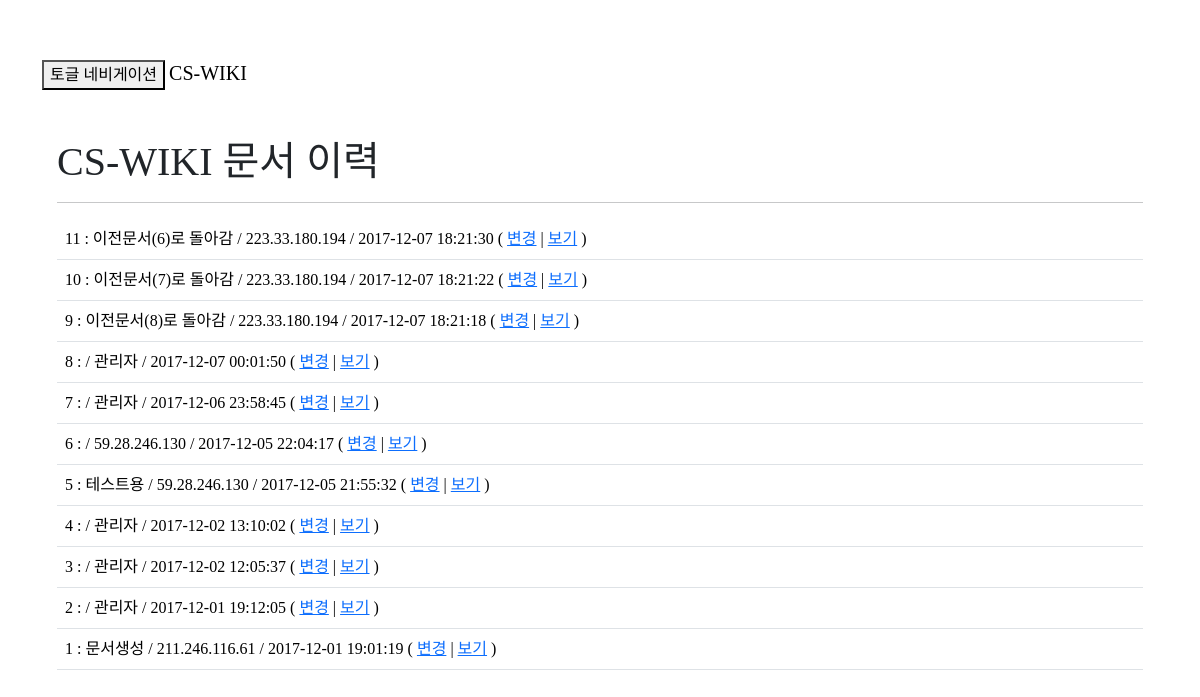
The page /history.php?title=CS-WIKI&ID=10 on the database its author committed.
### tables this page shows
CREATE TABLE `cs_wiki_history` (
  `ID` int(10) NOT NULL,
  `page_id` int(10) NOT NULL,
  `text_id` int(10) NOT NULL,
  `writer` varchar(255) NOT NULL,
  `time` datetime NOT NULL,
  `exp` tinytext NOT NULL
);

### history.php (the view, shortened to what this page needs)
<?php
	include './page_form.php';
	$conn = getDB();
	if(!empty($_GET['ID'])){
		$sql = "SELECT ID,page_id,text_id,writer,time,exp FROM cs_wiki_history  WHERE page_id=".$_GET['ID']." ORDER BY ID DESC";
		$content = mysqli_query($conn,$sql);
    $num = mysqli_num_rows($content);
	}
	html_header("문서이력 : ".$_GET['title']);
?>
<body>
	<?php html_navbar_article($_GET["title"],$_GET["ID"],"history",$_COOKIE['Login'],$_COOKIE['status']); ?>
	<div class="container">
	  <div class="innercontainer">
			<h1 id="firstHeading" class="firstHeading"><?php echo htmlspecialchars($_GET["title"]); ?> 문서 이력</h1><hr/>
			<?php
			if($num!=0){
				echo '<table class="table table-hover">';
				while($row = mysqli_fetch_assoc($content)){
					echo '<tr><td>'.$num.' : '.$row['exp'].' / '.$row['writer'].' / '.$row['time'].' ( <a href="reback.php?num='.$num.'&title='.$_GET['title'].'&pageID='.$_GET['ID'].'&textID='.$row['text_id'].'">변경</a> | <a href="preview.php?textID='.$row['text_id'].'" target="_blank">보기</a> )';
					echo '</tr></td>';
					$num = $num-1;
				}
				echo '</table></div>';
			}
			?>
</body>
</html>

### page_form.php (shortened to what this page needs)
<?php
function html_header($title){
?>
<!DOCTYPE html>
<html>
<head>
	<link href="//maxcdn.bootstrapcdn.com/bootstrap/latest/css/bootstrap.min.css" rel="stylesheet">
	<link rel="stylesheet" href="css/style.css">
</head>
<?php
}
?>
<?php
function html_navbar_article($title,$id,$page,$login,$status){
?>
<div class="navbar navbar-inverse navbar-fixed-top" role="navigation">
  <div class="container">
    <div class="navbar-header">
      <button type="button" class="navbar-toggle" data-toggle="collapse" data-target=".navbar-collapse">
        <span class="sr-only">토글 네비게이션</span>
      </button>
      <a class="navbar-brand" href="index.php">CS-WIKI</a>
    </div>
  </div>
</div>
<?php
}
?>

### css/style.css (style rules this page uses)
* { font-family: NanumGothic, 'Malgun Gothic'; }
body { padding-top: 50px; }
.innercontainer { padding: 40px 15px; text-align: left; }

### rows shown on the page
cs_wiki_history: exp "이전문서(6)로 돌아감", writer "223.33.180.194", time "2017-12-07 18:21:30"
cs_wiki_history: num "10", exp "이전문서(7)로 돌아감", writer "223.33.180.194", time "2017-12-07 18:21:22"
cs_wiki_history: num "9", exp "이전문서(8)로 돌아감", writer "223.33.180.194", time "2017-12-07 18:21:18"
cs_wiki_history: num "8", writer "관리자", time "2017-12-07 00:01:50"
cs_wiki_history: num "7", writer "관리자", time "2017-12-06 23:58:45"
cs_wiki_history: num "6", writer "59.28.246.130", time "2017-12-05 22:04:17"
cs_wiki_history: num "5", exp "테스트용", writer "59.28.246.130", time "2017-12-05 21:55:32"
cs_wiki_history: num "4", writer "관리자", time "2017-12-02 13:10:02"
cs_wiki_history: num "3", writer "관리자", time "2017-12-02 12:05:37"
cs_wiki_history: num "2", writer "관리자", time "2017-12-01 19:12:05"
cs_wiki_history: num "1", exp "문서생성", writer "211.246.116.61", time "2017-12-01 19:01:19"

### other values the page prints
$_GET["title"] "CS-WIKI"
